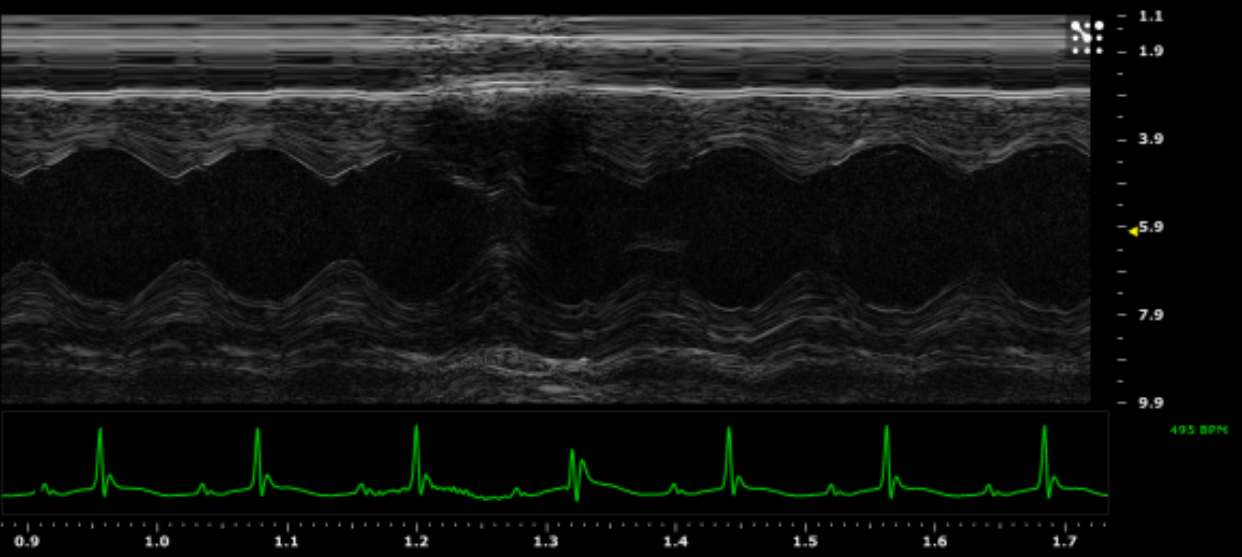
#> input picture sample1.png, 1242 x 557 px
$ python script11.py sample1.png sample2.png bpm 'escala*100' 80 25 20 80
#> lines starting #> are read from the running program, lines starting #| are printed output that depends on the picture; after the words box and inside, x2 and y2 are one past the last pixel; in counts of white or black regions, pixels touching at a corner belong together
#> further down, img is the input picture: shape (557, 1242, 3); mean B, G, R 21.4, 22.8, 21.4
### functions.py
import cv2 as cv
import numpy as np
from copy import deepcopy
from funcions2 import calcular_valors
# [249 lines left out: functions printimg, printimg2, omplirdesderalla, nomesralla, checkifnext, checkifline and 9 more, not called in this run]

def nbits(img, nomimg, particions2, freq):
#> called with nomimg = 'sample1.png', freq = 0
    particions = deepcopy(particions2)
    img = cv.cvtColor(img,cv.COLOR_RGB2GRAY)
#> img: shape (557, 1242)
    ret,img = cv.threshold(img,25,255,cv.THRESH_BINARY)
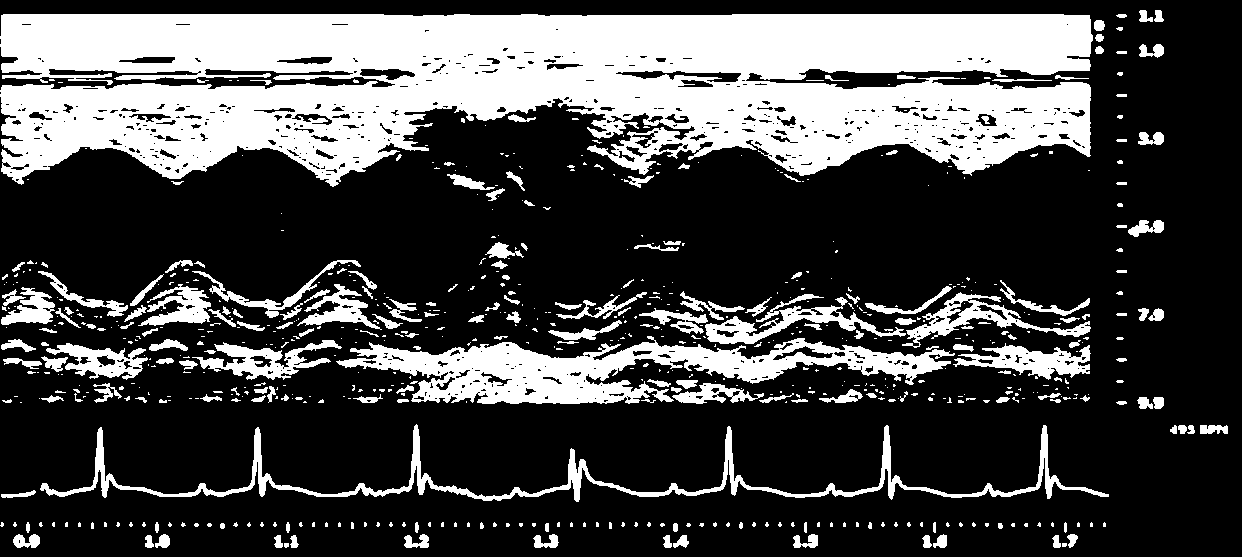
#> img: shape (557, 1242); 28.6% white; 685 white regions (470 under 20 px), largest, box (x1, y1, x2, y2) and area: (0, 14, 1093, 187) 133601, (336, 336, 955, 404) 17789, (40, 424, 1109, 502) 8298
    imgb = cv.blur(img, (5,5))
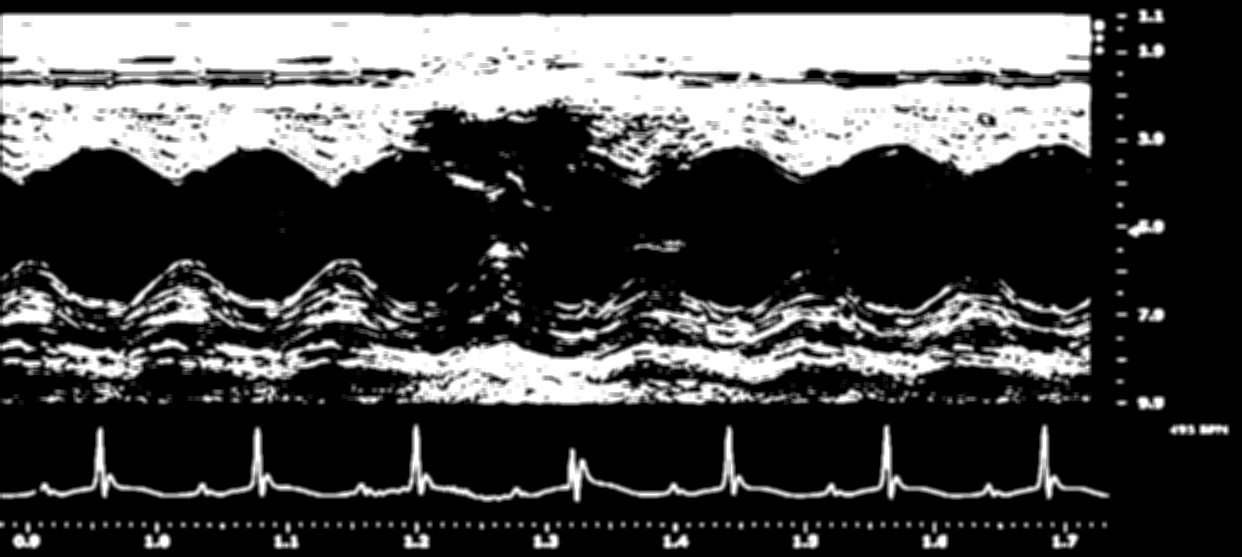
#> imgb: shape (557, 1242); min 0, max 255, mean 72.9
    x = int(len(img)*0.80)
#> x = 445
    y = 0
    print("dins")
    y2 = 0
    if(freq == 0):
        while(y < len(img[0]) and imgb[x][y] < 240):
            y += 1
#> this loop made 99 passes
#> after the loop, y = 99
        y2 = y + 10
#> y2 = 109
        #print("primer w")
        while(y2 < len(img[0]) and imgb[x][y2] < 240):
            y2 += 1
#> this loop made 147 passes
#> after the loop, y2 = 256
        particions.append([nomimg, y, y2])
        freq = y2 - y
#> freq = 157


    #print("sefons w")

    y = y2
#> y = 256
    print("dins w3", y)
#| dins w3 256
    while(y < len(img[0]) and imgb[x][y] < 240):
            y += 1
#> this loop made 0 passes
#> after the loop, y = 256

    #print("w")

    while(y < len(img[0])):
        y = y2
        y2 = y +10
        while(y2 < len(img[0]) and imgb[x][y2] < 240):
            y2 += 1

        if ( y2 < len(img[0]) and y2 - y > freq - 50 and y2 - y < freq + 50 ):
            particions.append([nomimg, y, y2])
#> this loop made 6 passes
#> y on passes 1 to 6: 256, 415, 727, 885, 1043, 1242
#> after the loop, particions = [['sample1.png', 99, 256], ['sample1.png', 256, 415], ['sample1.png', 727, 885], ['sample1.png', 885, 1043]]
           # print(particions)

    #print(particions)
    return particions, freq

# [139 lines left out: functions juntar, maximin23, maximin14, avgmaximinlong, nomesralladalt, nomesrallabaix and 1 more, not called in this run]

### script11.py
#necessites functions.py
#Aquest script necessita coma parametres els noms dels fitxers(imatges amb el bpm) elBPM l'escala*100 i 4 valors que son la sensitivitat de detectar cada paret
#la imatge ha d'estar tallada com la del sample1 o sample2

#ex: python3 script11.py sample1.png sample2.png bpm escala*100 80 25 20 80
# normalment aquests valors oscilen entre: (60-90, 10-30, 10-30, 60-90)


import cv2 as cv
from functions import parets_1_4
from functions import printimg
from functions import printimg2
from functions import nbits
from functions import avgmaximinlong
import sys
from funcions2 import comprovar_si_cor_sa

if(len(sys.argv) < 6):
    print("Usage: python3 script11.py sample1.png sample2.png bpm escala*100 p1 p2 p3 p4")
    print("p1 = (60,80), p2 = (10,30), p3 = (10,30), p4 = (60.80)")
    exit(1)

particions = []
freq = 0
for i in range(1,(len(sys.argv)-6)):
    img = cv.imread(cv.samples.findFile(str(sys.argv[i])))

    particions, freq = nbits(img,sys.argv[i], particions , freq)
#> freq = 157

    print(particions)
#| [['sample1.png', 99, 256], ['sample1.png', 256, 415], ['sample1.png', 727, 885], ['sample1.png', 885, 1043]]
#> pass 2 of the loop `for i in range(1,(len(sys.argv)-6)):`:
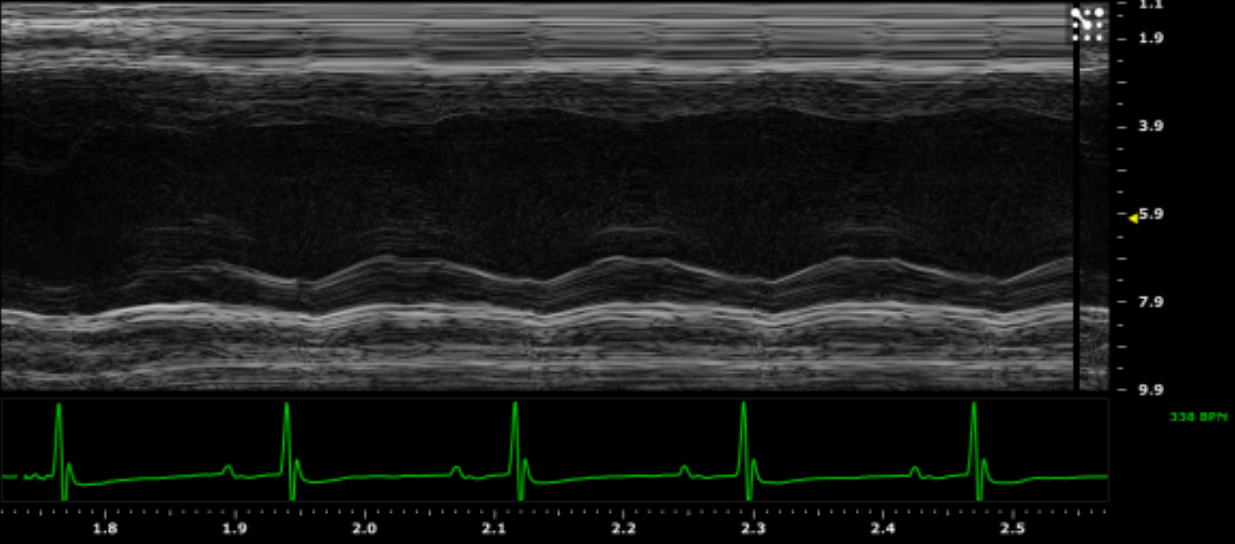
#> input picture sample2.png, 1235 x 544 px
#> img is the input picture: shape (544, 1235, 3); mean B, G, R 29.7, 31.2, 29.7
#> in nbits (call 2), `ret,img = cv.threshold(img,25,255,cv.THRESH_BINARY)`:
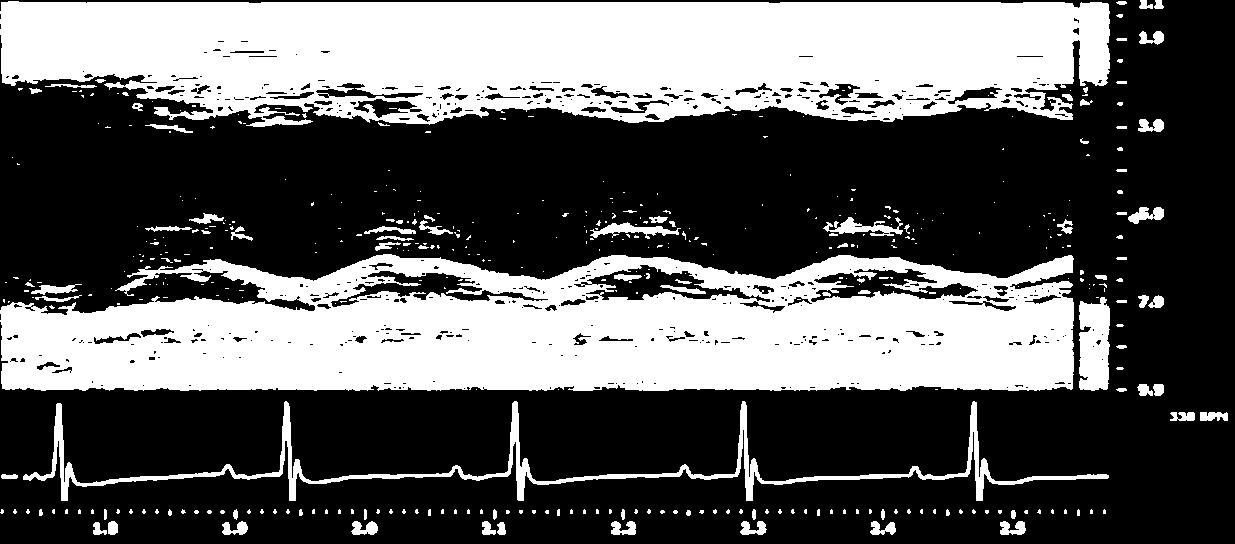
#> img: shape (544, 1235); 36.7% white; 432 white regions (328 under 20 px), largest, box (x1, y1, x2, y2) and area: (0, 1, 1110, 127) 112206, (0, 254, 1074, 391) 111803, (23, 401, 1109, 501) 8603
#> in nbits (call 2), `imgb = cv.blur(img, (5,5))`:
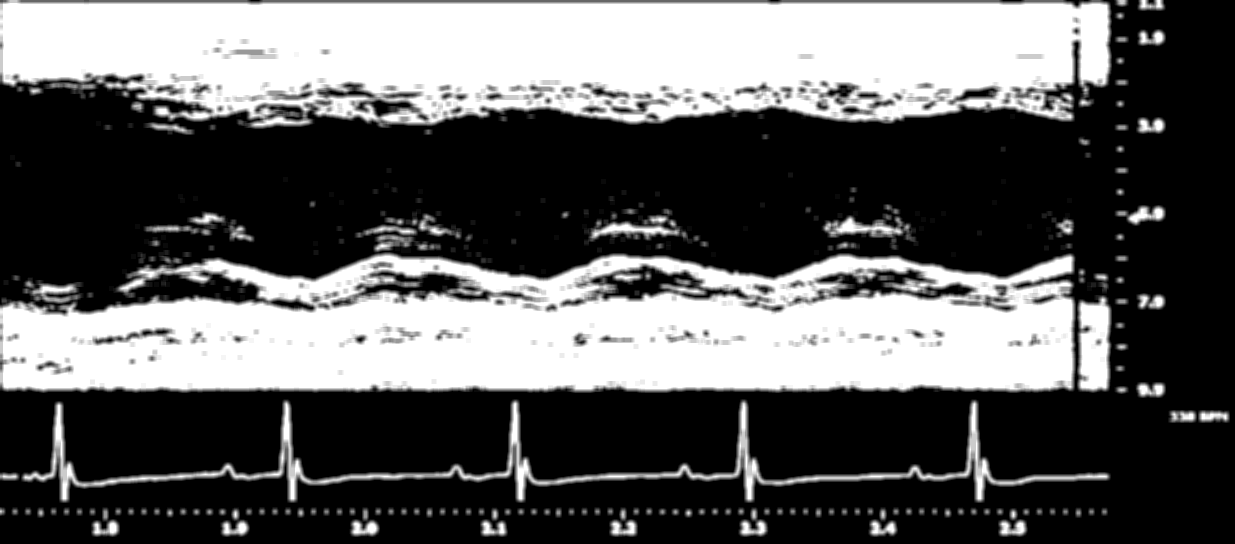
#> imgb: shape (544, 1235); min 0, max 255, mean 93.6
#> x = 435
#> the loop in nbits (call 2), `while(y < len(img[0]) and imgb[x][y] < 240):` made 56 passes
#> after the loop in nbits (call 2), `while(y < len(img[0]) and imgb[x][y] < 240):`: y = 56
#> the loop in nbits (call 2), `while(y < len(img[0])):` made 5 passes
#> y on passes 1 to 5: 0, 56, 284, 512, 1235
#| [['sample1.png', 99, 256], ['sample1.png', 256, 415], ['sample1.png', 727, 885], ['sample1.png', 885, 1043]]

#> (the run stopped early here; a loop or call above may not have finished)
